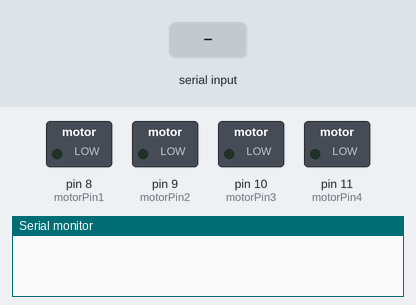
The sketch below on a simulated Arduino Uno, built with avr-gcc and run on an emulated ATmega328P. Shown: switched loads named in the sketch (green lamp = pin HIGH), the last lines printed to the serial monitor. Dashed ring = blinking. Inputs (shaded band) come from the test bench.

Above: at 1.2 s.
1.3 s: "START" received over Serial
At 2.65 s:
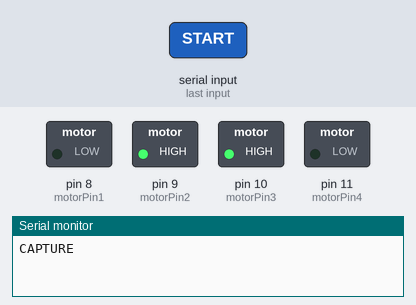
At 3.65 s:
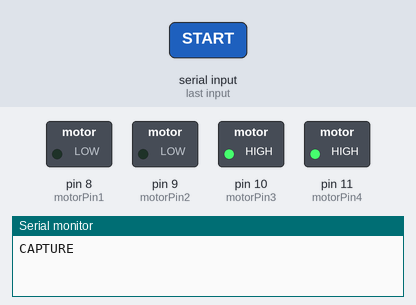
Timing chart, 0 to 10.3 s (numbered marks = the images above; inputs shaded):
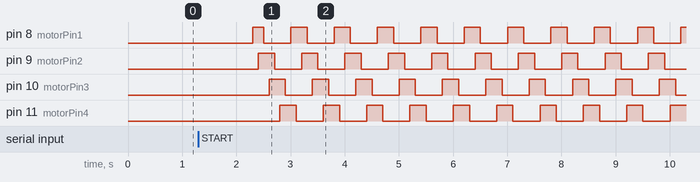

Measured:
- after the input at 1.3 s, pin 8 (motorPin1): LOW → HIGH after 1.0 s, then repeats every 0.80 s: LOW 0.50 s, HIGH 0.30 s; pin 9 (motorPin2): alternates HIGH for 0.30 s and LOW for 0.50 s, starting after 1.1 s

The sketch:

worked2.ino
```cpp
const int motorPin1 = 8;
const int motorPin2 = 9;
const int motorPin3 = 10;
const int motorPin4 = 11;

const int stepSequence[8][4] = {
  {1, 0, 0, 0},
  {1, 1, 0, 0},
  {0, 1, 0, 0},
  {0, 1, 1, 0},
  {0, 0, 1, 0},
  {0, 0, 1, 1},
  {0, 0, 0, 1},
  {1, 0, 0, 1}
};

const int stepsPerRevolution = 4096;
const int stepsBetweenCaptures = stepsPerRevolution / 100;  // 41 steps

void setup() {
  pinMode(motorPin1, OUTPUT);
  pinMode(motorPin2, OUTPUT);
  pinMode(motorPin3, OUTPUT);
  pinMode(motorPin4, OUTPUT);
  Serial.begin(9600);
}

void loop() {
  if (Serial.available()) {
    String command = Serial.readString();
    if (command.startsWith("START")) {
      Serial.println("CAPTURE");  // Capture the first image immediately
      for (int i = stepsBetweenCaptures; i <= stepsPerRevolution; i += stepsBetweenCaptures) {
        for (int j = 0; j < stepsBetweenCaptures; j++) {
          takeStep((i + j) % 8);
          delay(100);
        }
        if (i < stepsPerRevolution) {
          Serial.println("CAPTURE");
        }
      }
      // Turn off all pins after rotation
      digitalWrite(motorPin1, LOW);
      digitalWrite(motorPin2, LOW);
      digitalWrite(motorPin3, LOW);
      digitalWrite(motorPin4, LOW);
    }
  }
}

void takeStep(int stepIndex) {
  digitalWrite(motorPin1, stepSequence[stepIndex][0]);
  digitalWrite(motorPin2, stepSequence[stepIndex][1]);
  digitalWrite(motorPin3, stepSequence[stepIndex][2]);
  digitalWrite(motorPin4, stepSequence[stepIndex][3]);
}
```
